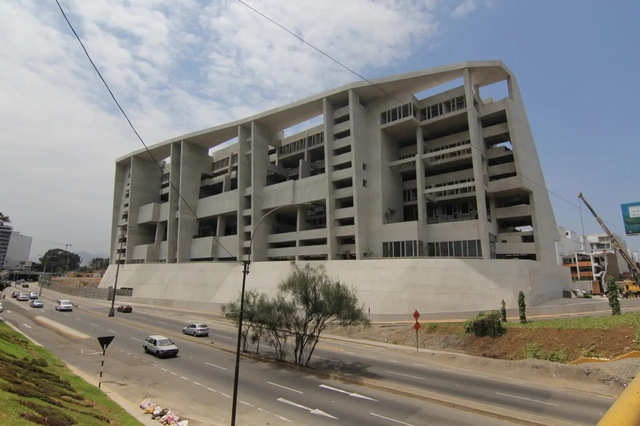
#> input picture CG/W12/img/utec1.jpg, 640 x 426 px, shrunk from 1280 x 853 before the run
$ python sift_flann.py
#> lines starting #> are read from the running program, lines starting #| are printed output that depends on the picture
import numpy as np
import cv2 as cv
import matplotlib.pyplot as plt

img1 = cv.imread('./img/utec1.jpg',cv.IMREAD_GRAYSCALE)
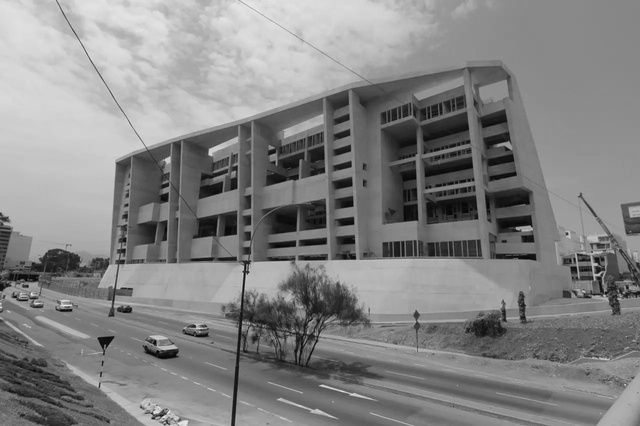
#> img1: shape (426, 640); min 1, max 238, mean 132.3
img2 = cv.imread('./img/utec3.jpg',cv.IMREAD_GRAYSCALE)
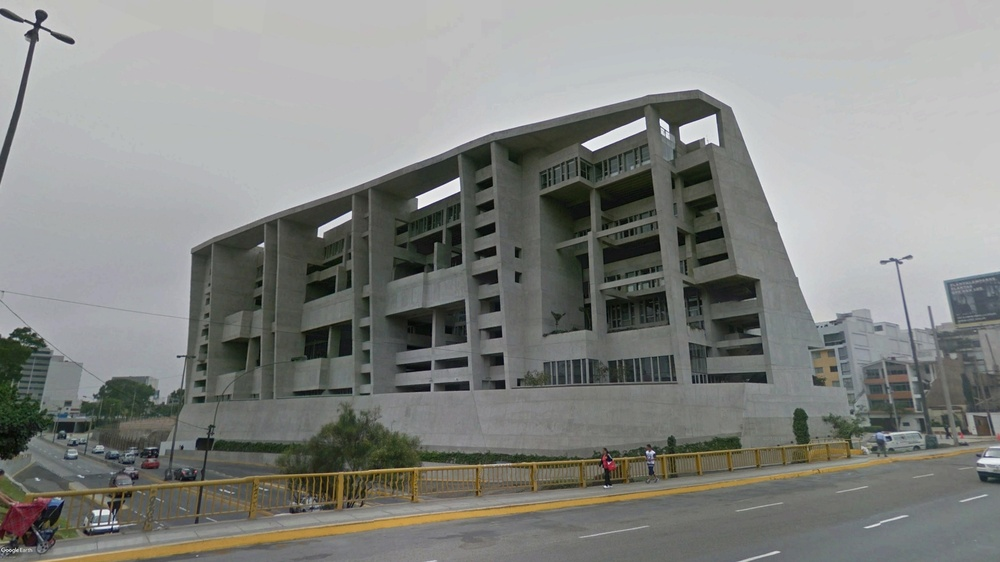
#> input picture CG/W12/img/utec3.jpg, 1000 x 562 px, shrunk from 2000 x 1125 before the run
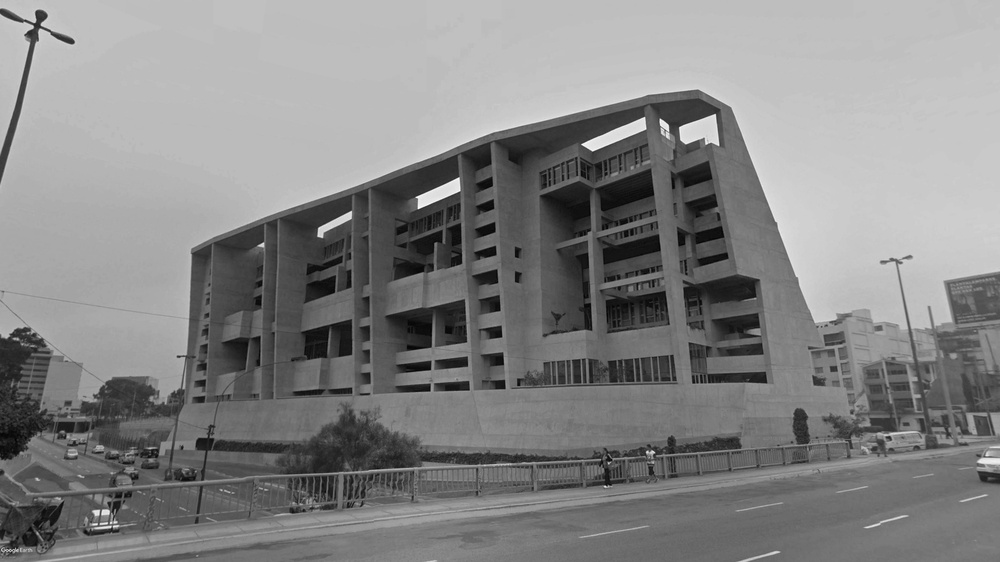
#> img2: shape (562, 1000); min 1, max 255, mean 132.7

# Initiate SIFT detector
sift = cv.SIFT_create()

# find the keypoints and descriptors with SIFT
kp1, des1 = sift.detectAndCompute(img1,None)
#> kp1 = 1320 keypoints; strongest (x, y, size): (194, 326, 2.2), (153, 418, 1.8), (517, 228, 2.3), (155, 342, 3.1)
kp2, des2 = sift.detectAndCompute(img2,None)
#> kp2 = 2161 keypoints; strongest (x, y, size): (424, 200, 10.9), (453, 187, 10.9), (593, 144, 10), (41, 15, 7.4)

# FLANN parameters
FLANN_INDEX_KDTREE = 1
index_params = dict(algorithm = FLANN_INDEX_KDTREE, trees = 5)
search_params = dict(checks=50)   # or pass empty dictionary

flann = cv.FlannBasedMatcher(index_params,search_params)

matches = flann.knnMatch(des1,des2,k=2)
#> matches = 1320 matches

# Need to draw only good matches, so create a mask
matchesMask = [[0,0] for i in range(len(matches))]
#> matchesMask = 1320 pairs, first value 0 to 0, second value 0 to 0

# ratio test as per Lowe's paper
for i,(m,n) in enumerate(matches):
    if m.distance < 0.5*n.distance:
        matchesMask[i]=[1,0]
#> after the loop, matchesMask = 1320 pairs, first value 0 to 1, second value 0 to 0

draw_params = dict(matchColor = (0,0,255),
                   singlePointColor = (255,0,0),
                   matchesMask = matchesMask,
                   flags = cv.DrawMatchesFlags_DEFAULT)
#> draw_params = 4 items

img3 = cv.drawMatchesKnn(img1,kp1,img2,kp2,matches,None,**draw_params)
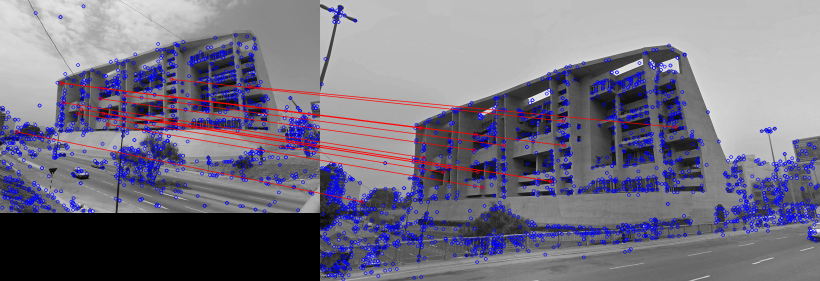
#> img3: shape (562, 1640, 3) (shown at 1/2 size); mean of channels 0, 1, 2 129, 112.3, 116.3; drawn as B, G, R

# plt.imshow(img3,),plt.show()

cv.imwrite('sift_flann.jpg',img3)
